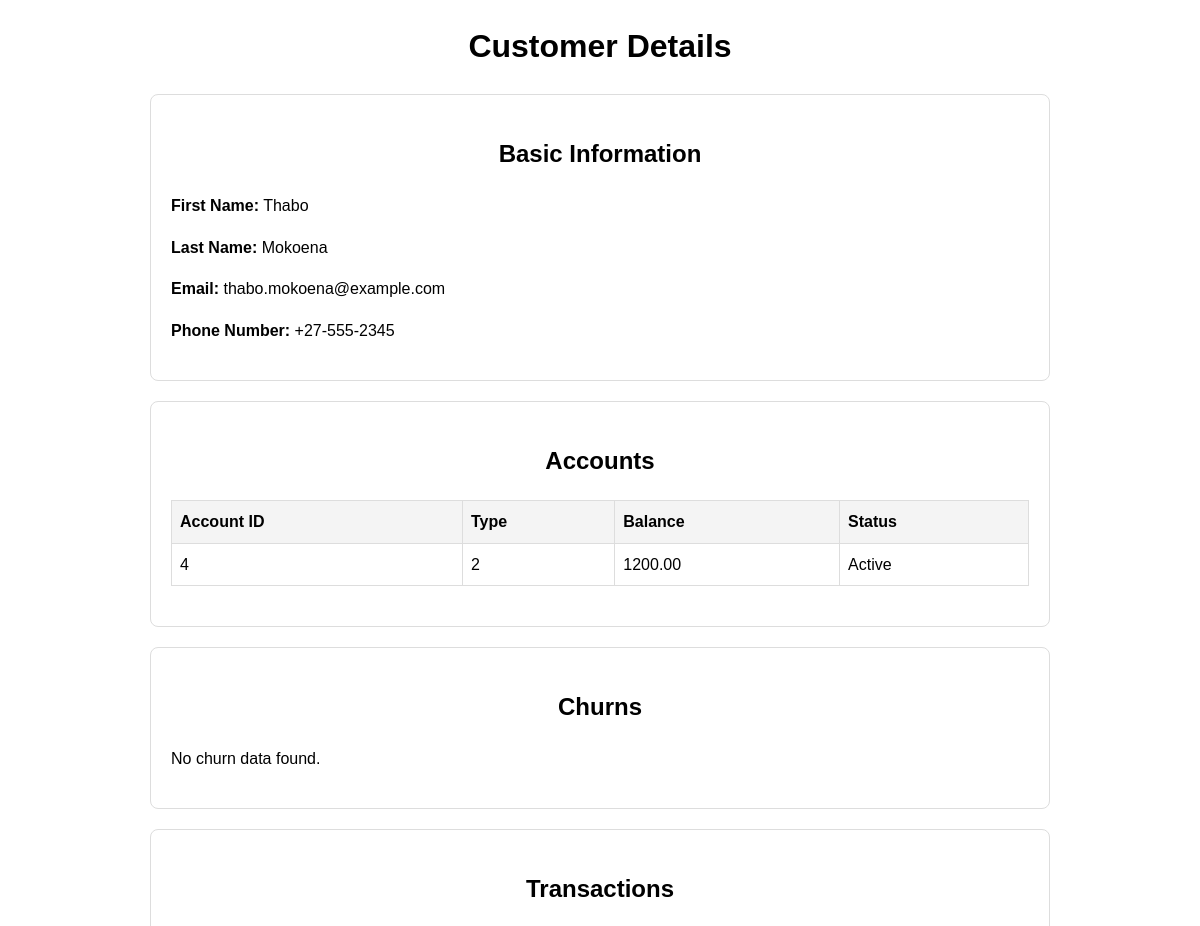
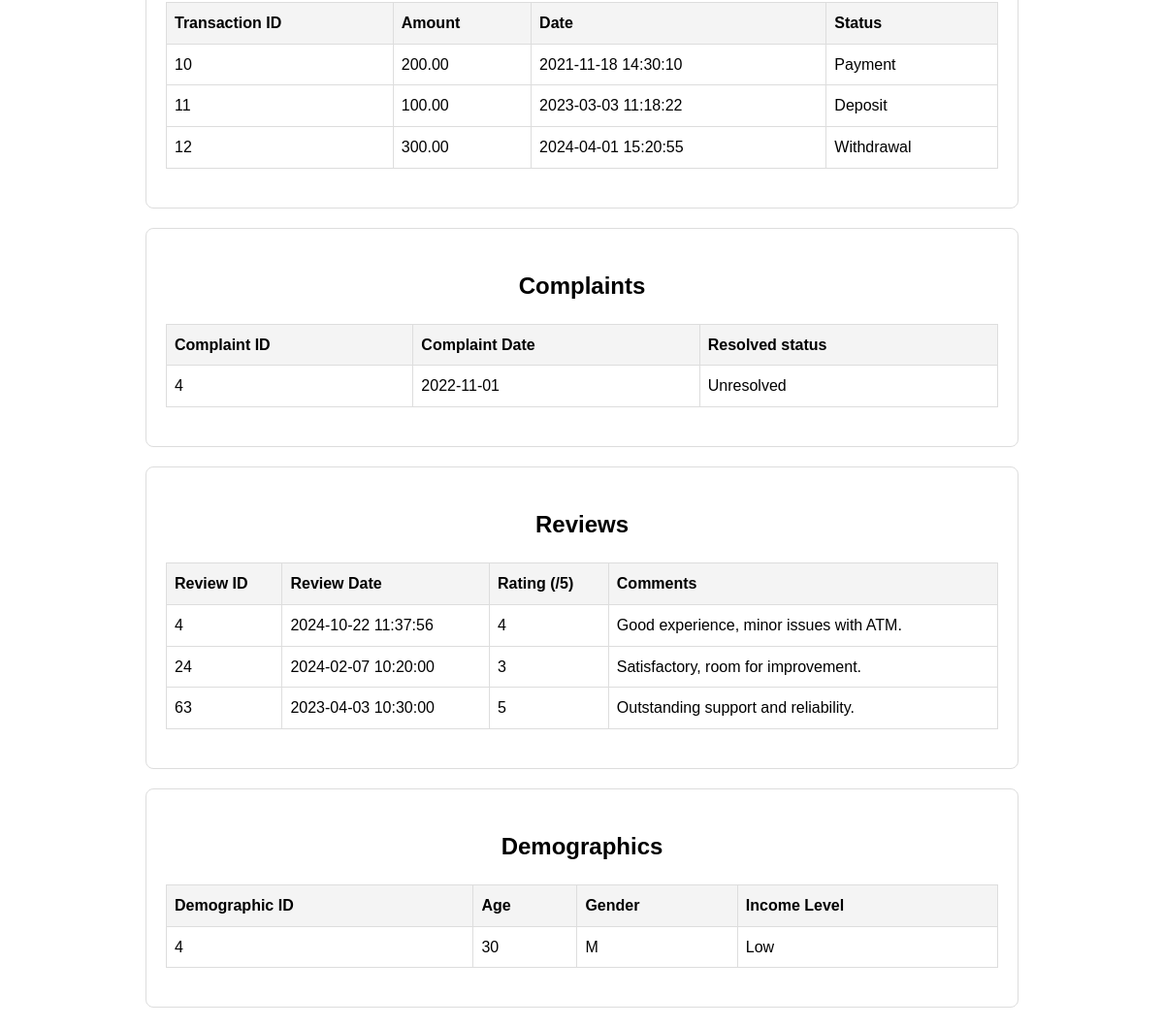
/actions/view_one_customer.php?customer_id=4 (signed in), run on the app's committed database (2 pictures, top to bottom).
### tables this page shows
CREATE TABLE `churnguard_customers` (
  `CustomerID` int NOT NULL,
  `FirstName` varchar(50) NOT NULL,
  `LastName` varchar(50) NOT NULL,
  `Email` varchar(100) NOT NULL,
  `PhoneNumber` varchar(15) DEFAULT NULL,
  `Address` text,
  `DateOfBirth` date DEFAULT NULL,
  `RegionID` int DEFAULT NULL,
  `DateJoined` timestamp NOT NULL DEFAULT CURRENT_TIMESTAMP,
  `LastLogin` timestamp NOT NULL DEFAULT CURRENT_TIMESTAMP
);

CREATE TABLE `churnguard_customer_accounts` (
  `AccountID` int NOT NULL,
  `CustomerID` int NOT NULL,
  `AccountTypeID` int NOT NULL,
  `AccountNumber` varchar(20) NOT NULL,
  `Balance` decimal(15,2) DEFAULT '0.00',
  `OpenedAt` timestamp NOT NULL DEFAULT CURRENT_TIMESTAMP,
  `account_status` enum('Active','Inactive') DEFAULT 'Active'
);

CREATE TABLE `churnguard_transactions` (
  `TransactionID` int NOT NULL,
  `CustomerID` int NOT NULL,
  `TransactionDate` timestamp NOT NULL DEFAULT CURRENT_TIMESTAMP,
  `TransactionAmount` decimal(15,2) DEFAULT NULL,
  `TransactionType` enum('Deposit','Withdrawal','Payment','Transfer') DEFAULT NULL,
  `BalanceAfterTransaction` decimal(15,2) DEFAULT NULL,
  `BranchLocation` varchar(100) DEFAULT NULL
);

CREATE TABLE `churnguard_customer_complaints` (
  `ComplaintID` int NOT NULL,
  `CustomerID` int NOT NULL,
  `IssueID` int DEFAULT '1',
  `ComplaintDate` date DEFAULT NULL,
  `ResolvedStatus` enum('Resolved','Unresolved') DEFAULT 'Unresolved',
  `ResolvedDate` date DEFAULT NULL,
  `Priority` enum('Low','Medium','High') DEFAULT 'Low'
);

CREATE TABLE `churnguard_customer_reviews` (
  `ReviewID` int NOT NULL,
  `CustomerID` int NOT NULL,
  `OverallSatisfaction` int DEFAULT NULL,
  `RecommendationLikelihood` int DEFAULT NULL,
  `comments` text,
  `SentimentLabel` enum('Negative','Neutral','Positive') DEFAULT NULL,
  `FollowUpContact` tinyint(1) DEFAULT '0',
  `CreatedAt` timestamp NOT NULL DEFAULT CURRENT_TIMESTAMP
);

CREATE TABLE `churnguard_customer_demographics` (
  `CustomerDemographicID` int NOT NULL,
  `CustomerID` int NOT NULL,
  `Age` int DEFAULT NULL,
  `Gender` enum('M','F','Other') DEFAULT NULL,
  `IncomeLevel` enum('Low','Medium','High') DEFAULT NULL,
  `DateJoined` date DEFAULT NULL
);

### actions/view_one_customer.php (the view, shortened to what this page needs)
<?php
include '../db/config.php';
$customer_id = intval($_GET['customer_id']);
$data = [];
try {
    $customer_query = "SELECT * FROM churnguard_customers WHERE CustomerID = $customer_id";
    $customer_result = mysqli_query($conn, $customer_query);
    $data['customer'] = mysqli_fetch_assoc($customer_result);
    $related_queries = [
        'accounts' => "SELECT * FROM churnguard_customer_accounts WHERE CustomerID = $customer_id",
        'churns' => "SELECT * FROM churnguard_customer_churns WHERE customerID = $customer_id",
        'transactions' => "SELECT * FROM churnguard_transactions WHERE CustomerID = $customer_id",
        'complaints' => "SELECT * FROM churnguard_customer_complaints WHERE CustomerID = $customer_id",
        'reviews' => "SELECT * FROM churnguard_customer_reviews WHERE CustomerID = $customer_id",
        'demographics' => "SELECT * FROM churnguard_customer_demographics WHERE CustomerID = $customer_id"
    ];
    foreach ($related_queries as $key => $query) {
        $result = mysqli_query($conn, $query);
        if ($result) {
            $data[$key] = mysqli_fetch_all($result, MYSQLI_ASSOC);
        } else {
            $data[$key] = [];
        }
    }
} catch (Exception $e) {
    die("An error occurred: " . $e->getMessage());
}
?>
<!DOCTYPE html>
<html lang="en">
<head>
</head>
<body>
<div class="container">
    <h1>Customer Details</h1>
    <div class="card">
        <h2>Basic Information</h2>
        <p><strong>First Name:</strong> <?= $data['customer']['FirstName'] ?></p>
        <p><strong>Last Name:</strong> <?= $data['customer']['LastName'] ?></p>
        <p><strong>Email:</strong> <?= $data['customer']['Email'] ?></p>
        <p><strong>Phone Number:</strong> <?= $data['customer']['PhoneNumber'] ?></p>
    </div>
    <div class="card">
        <h2>Accounts</h2>
        <?php if (!empty($data['accounts'])): ?>
            <table>
                <thead>
                <tr>
                    <th>Account ID</th>
                    <th>Type</th>
                    <th>Balance</th>
                    <th>Status</th>
                </tr>
                </thead>
                <tbody>
                <?php foreach ($data['accounts'] as $account): ?>
                    <tr>
                        <td><?= $account['AccountID'] ?></td>
                        <td><?= $account['AccountTypeID'] ?></td>
                        <td><?= $account['Balance'] ?></td>
                        <td><?= $account['account_status'] ?></td>
                    </tr>
                <?php endforeach; ?>
                </tbody>
            </table>
        <?php else: ?>
            <p>No accounts found.</p>
        <?php endif; ?>
    </div>
    <div class="card">
        <h2>Churns</h2>
        <?php if (!empty($data['churns'])): ?>
            <table>
                <thead>
                <tr>
                    <th>Churn ID</th>
                    <th>Churn Date</th>
                    <th>Reason</th>
                </tr>
                </thead>
                <tbody>
                <?php foreach ($data['churns'] as $churn): ?>
                    <tr>
                        <td><?= isset($churn['churnID']) ? $churn['churnID'] : 'N/A' ?></td>
                        <td><?= isset($churn['churnDate']) ? $churn['churnDate'] : 'N/A' ?></td>
                        <td><?= isset($churn['reason']) ? $churn['reason'] : 'N/A' ?></td>
                    </tr>
                <?php endforeach; ?>
                </tbody>
            </table>
        <?php else: ?>
            <p>No churn data found.</p>
        <?php endif; ?>
    </div>
    <div class="card">
        <h2>Transactions</h2>
        <?php if (!empty($data['transactions'])): ?>
            <table>
                <thead>
                <tr>
                    <th>Transaction ID</th>
                    <th>Amount</th>
                    <th>Date</th>
                    <th>Status</th>
                </tr>
                </thead>
                <tbody>
                <?php foreach ($data['transactions'] as $transaction): ?>
                    <tr>
                        <td><?= isset($transaction['TransactionID']) ? $transaction['TransactionID'] : 'N/A' ?></td>
                        <td><?= isset($transaction['TransactionAmount']) ? $transaction['TransactionAmount'] : 'N/A' ?></td>
                        <td><?= isset($transaction['TransactionDate']) ? $transaction['TransactionDate'] : 'N/A' ?></td>
                        <td><?= isset($transaction['TransactionType']) ? $transaction['TransactionType'] : 'N/A' ?></td>
                    </tr>
                <?php endforeach; ?>
                </tbody>
            </table>
        <?php else: ?>
            <p>No transactions found.</p>
        <?php endif; ?>
    </div>
    <div class="card">
        <h2>Complaints</h2>
        <?php if (!empty($data['complaints'])): ?>
            <table>
                <thead>
                <tr>
                    <th>Complaint ID</th>
                    <th>Complaint Date</th>
                    <th>Resolved status</th>
                </tr>
                </thead>
                <tbody>
                <?php foreach ($data['complaints'] as $complaint): ?>
                    <tr>
                        <td><?= isset($complaint['ComplaintID']) ? $complaint['ComplaintID'] : 'N/A' ?></td>
                        <td><?= isset($complaint['ComplaintDate']) ? $complaint['ComplaintDate'] : 'N/A' ?></td>
                        <td><?= isset($complaint['ResolvedStatus']) ? $complaint['ResolvedStatus'] : 'N/A' ?></td>
                    </tr>
                <?php endforeach; ?>
                </tbody>
            </table>
        <?php else: ?>
            <p>No complaints found.</p>
        <?php endif; ?>
    </div>
    <div class="card">
        <h2>Reviews</h2>
        <?php if (!empty($data['reviews'])): ?>
            <table>
                <thead>
                <tr>
                    <th>Review ID</th>
                    <th>Review Date</th>
                    <th>Rating (/5)</th>
                    <th>Comments</th>
                </tr>
                </thead>
                <tbody>
                <?php foreach ($data['reviews'] as $review): ?>
                    <tr>
                        <td><?= isset($review['ReviewID']) ? $review['ReviewID'] : 'N/A' ?></td>
                        <td><?= isset($review['CreatedAt']) ? $review['CreatedAt'] : 'N/A' ?></td>
                        <td><?= isset($review['OverallSatisfaction']) ? $review['OverallSatisfaction'] : 'N/A' ?></td>
                        <td><?= isset($review['comments']) ? $review['comments'] : 'N/A' ?></td>
                    </tr>
                <?php endforeach; ?>
                </tbody>
            </table>
        <?php else: ?>
            <p>No reviews found.</p>
        <?php endif; ?>
    </div>
    <div class="card">
        <h2>Demographics</h2>
        <?php if (!empty($data['demographics'])): ?>
            <table>
                <thead>
                <tr>
                    <th>Demographic ID</th>
                    <th>Age</th>
                    <th>Gender</th>
                    <th>Income Level</th>
                </tr>
                </thead>
                <tbody>
                <?php foreach ($data['demographics'] as $demographic): ?>
                    <tr>
                        <td><?= isset($demographic['CustomerDemographicID']) ? $demographic['CustomerDemographicID'] : 'N/A' ?></td>
                        <td><?= isset($demographic['Age']) ? $demographic['Age'] : 'N/A' ?></td>
                        <td><?= isset($demographic['Gender']) ? $demographic['Gender'] : 'N/A' ?></td>
                        <td><?= isset($demographic['IncomeLevel']) ? $demographic['IncomeLevel'] : 'N/A' ?></td>
                    </tr>
                <?php endforeach; ?>
                </tbody>
            </table>
        <?php else: ?>
            <p>No demographic data found.</p>
        <?php endif; ?>
    </div>
</div>
</body>
</html>

### actions/view_one_customer.php (style rules this page uses)
body { font-family: Arial, sans-serif; line-height: 1.6; margin: 20px; }
.container { max-width: 900px; margin: auto; }
h1, h2 { text-align: center; }
.card { border: 1px solid #ddd; padding: 20px; margin-bottom: 20px; border-radius: 8px; }
table { width: 100%; border-collapse: collapse; margin: 20px 0; }
table th, table td { border: 1px solid #ddd; padding: 8px; text-align: left; }
table th { background-color: #f4f4f4; }

### data on the page
churnguard_customers: FirstName "Thabo", LastName "Mokoena", Email "thabo.mokoena@example.com", PhoneNumber "+27-555-2345"
churnguard_customer_accounts: AccountID "4", AccountTypeID "2", Balance "1200.00", account_status "Active"
churnguard_transactions: TransactionID "10", TransactionAmount "200.00", TransactionDate "2021-11-18 14:30:10", TransactionType "Payment"
churnguard_transactions: TransactionID "11", TransactionAmount "100.00", TransactionDate "2023-03-03 11:18:22", TransactionType "Deposit"
churnguard_transactions: TransactionID "12", TransactionAmount "300.00", TransactionDate "2024-04-01 15:20:55", TransactionType "Withdrawal"
churnguard_customer_complaints: ComplaintID "4", ComplaintDate "2022-11-01", ResolvedStatus "Unresolved"
churnguard_customer_reviews: ReviewID "4", CreatedAt "2024-10-22 11:37:56", OverallSatisfaction "4", comments "Good experience, minor issues with ATM."
churnguard_customer_reviews: ReviewID "24", CreatedAt "2024-02-07 10:20:00", OverallSatisfaction "3", comments "Satisfactory, room for improvement."
churnguard_customer_reviews: ReviewID "63", CreatedAt "2023-04-03 10:30:00", OverallSatisfaction "5", comments "Outstanding support and reliability."
churnguard_customer_demographics: CustomerDemographicID "4", Age "30", Gender "M", IncomeLevel "Low"
